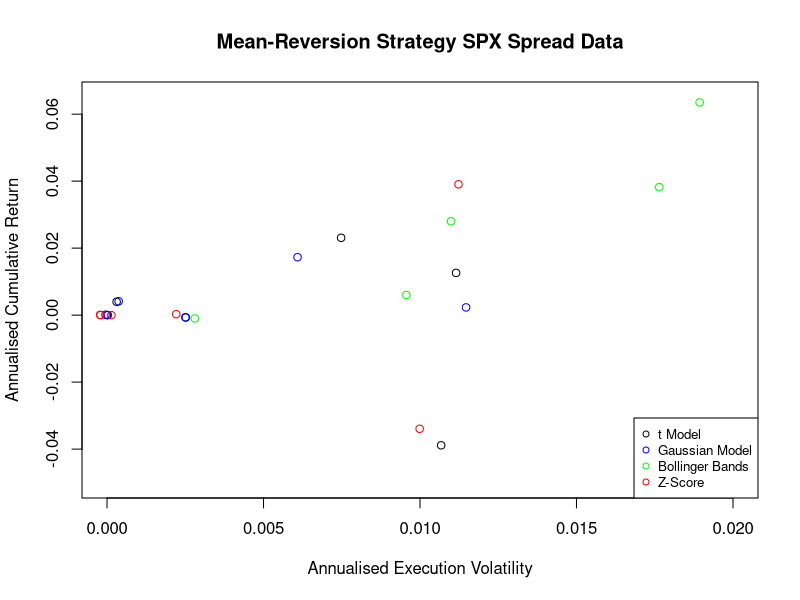
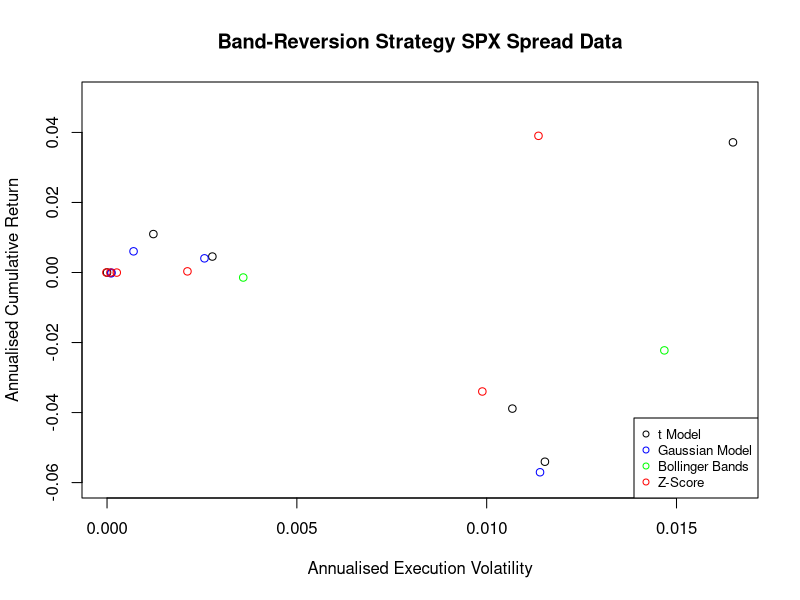
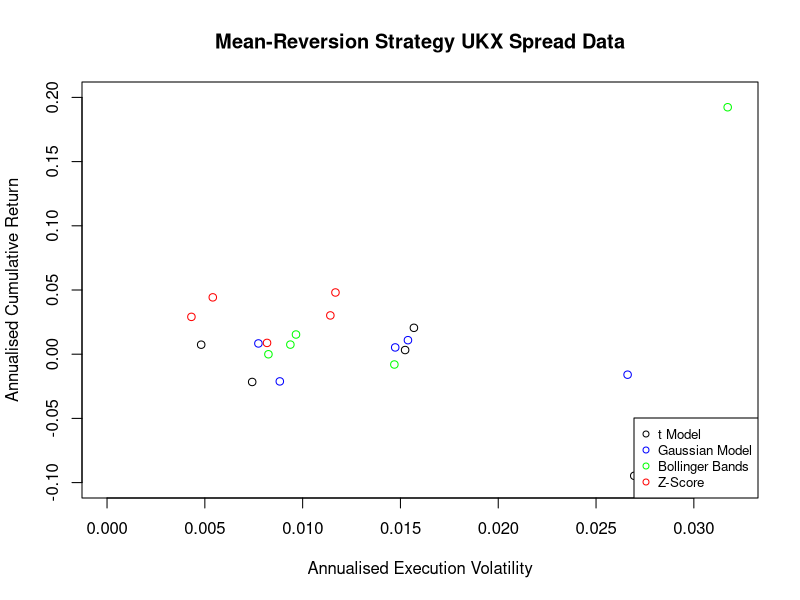
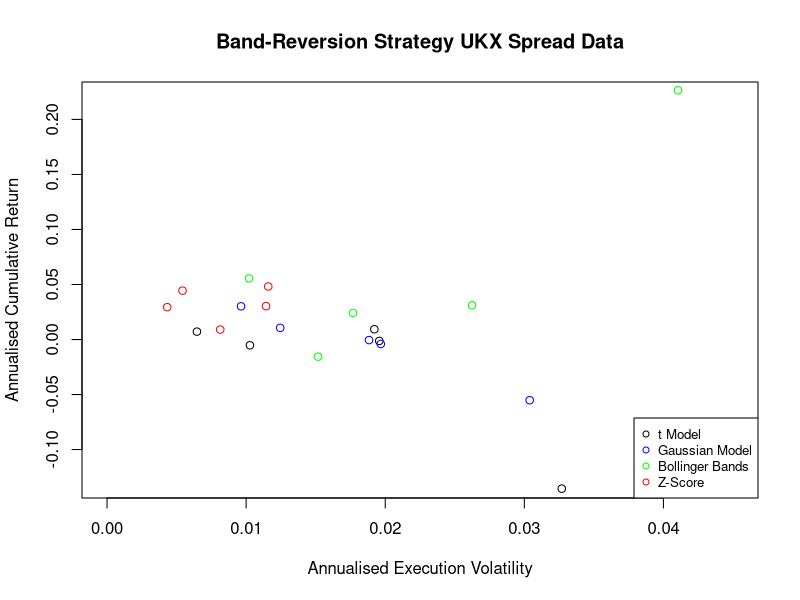
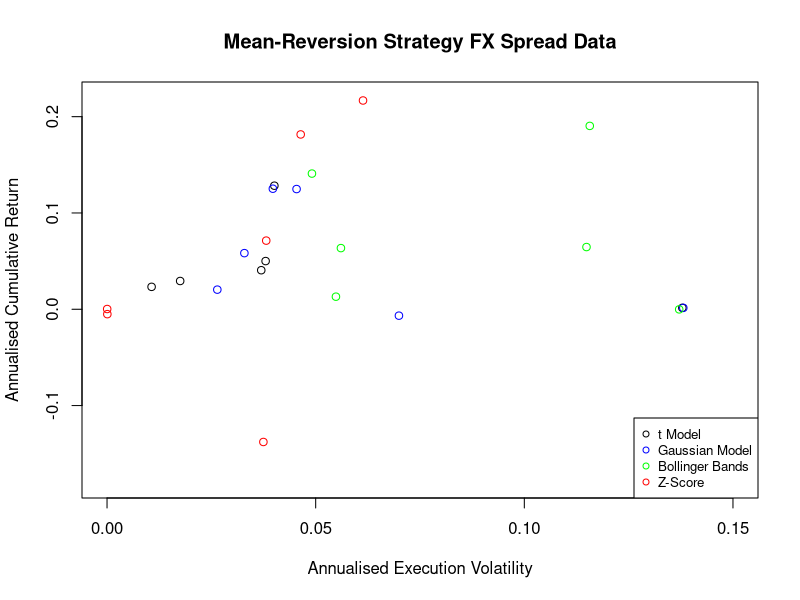
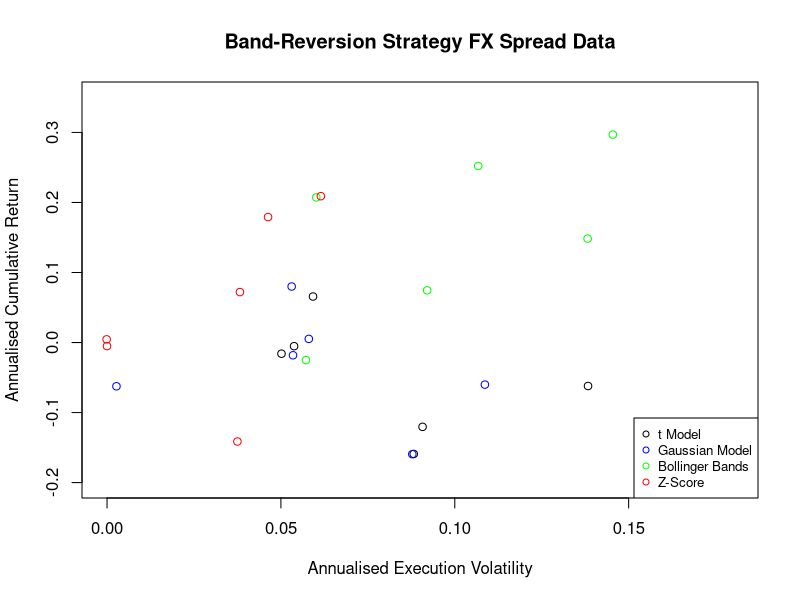

Generate these figures, in order, with R:
### RESULTS

factor_mag=0.2
factor_bb=9/4
factor_two=2

# SPX
# t-model
ret3s1=0.06302787*factor_mag; ret3s2=-0.2701991*factor_mag
trade3s1=4; trade3s2=0
vola3s1=0.05576258*factor_mag; vola3s2=0.05767008*factor_mag

ret9s1=-0.003201718*factor_mag; ret9s2=0.02276537*factor_mag
trade9s1=1; trade9s2=1
vola9s1=0.01252656*factor_mag; vola9s2=0.01387169*factor_mag

ret11s1=0.1154271*factor_mag; ret11s2=0.1858135*factor_mag
trade11s1=5; trade11s2=3
vola11s1=0.03739819*factor_mag; vola11s2=0.08243626*factor_mag

ret17s1=0.0199404*factor_mag; ret17s2=0.0548594*factor_mag
trade17s1=1; trade17s2=1
vola17s1=0.00153398*factor_mag; vola17s2=0.006102428*factor_mag

ret31s1=0; ret31s2=0
trade31s1=0; trade31s2=0
vola31s1=0; vola31s2=0

ret45s1=-0.1943415*factor_mag; ret45s2=-0.1943415*factor_mag
trade45s1=0; trade45s2=0
vola45s1=0.0533842*factor_mag; vola45s2=0.0533842*factor_mag

# Gaussian-model
ret3s1_g=0.01190238*factor_mag; ret3s2_g=-0.28622192*factor_mag
trade3s1_g=5; trade3s2_g=0
vola3s1_g=0.05723273*factor_mag; vola3s2_g=0.05654003*factor_mag

ret9s1_g=-0.003312878*factor_mag; ret9s2_g=0.01948689*factor_mag
trade9s1_g=1; trade9s2_g=1
vola9s1_g=0.01245601*factor_mag; vola9s2_g=0.01325699*factor_mag

ret11s1_g=0.0870965*factor_mag; ret11s2_g=0.1867792*factor_mag
trade11s1_g=5; trade11s2_g=3
vola11s1_g=0.03040009*factor_mag; vola11s2_g=0.08740133*factor_mag

ret17s1_g=0.0209415*factor_mag; ret17s2_g=0.03026586*factor_mag
trade17s1_g=1; trade17s2_g=1
vola17s1_g=0.00163489*factor_mag; vola17s2_g=0.003394132*factor_mag

ret31s1_g=0; ret31s2_g=0
trade31s1_g=0; trade31s2_g=0
vola31s1_g=0; vola31s2_g=0

ret45s1_g=0; ret45s2_g=0
trade45s1_g=0; trade45s2_g=0
vola45s1_g=0; vola45s2_g=0

# Bollinger bands
ret3s1_bb=0.002609152*factor_bb; ret3s2_bb=-0.03420021*factor_bb
trade3s1_bb=2; trade3s2_bb=1
vola3s1_bb=0.004258048*factor_bb; vola3s2_bb=0.006331942*factor_bb

ret9s1_bb=-0.0003851668*factor_bb; ret9s2_bb=-0.0007584346*factor_bb
trade9s1_bb=5; trade9s2_bb=2
vola9s1_bb=0.00120138*factor_bb; vola9s2_bb=0.001589647*factor_bb

ret11s1_bb=0.04740633*factor_bb; ret11s2_bb=0.03492264*factor_bb
trade11s1_bb=4; trade11s2_bb=1
vola11s1_bb=0.006381572*factor_bb; vola11s2_bb=0.009852952*factor_bb

ret17s1_bb=0.02803031*factor_bb; ret17s2_bb=0.03201643*factor_bb
trade17s1_bb=5; trade17s2_bb=0
vola17s1_bb=0.00841921*factor_bb; vola17s2_bb=0.009895863*factor_bb

ret31s1_bb=0.01248983*factor_bb; ret31s2_bb=-0.009611625*factor_bb
trade31s1_bb=7; trade31s2_bb=2
vola31s1_bb=0.004993835*factor_bb; vola31s2_bb=0.006524315*factor_bb

ret45s1_bb=0.01709259*factor_bb; ret45s2_bb=0.001450348*factor_bb
trade45s1_bb=5; trade45s2_bb=3
vola45s1_bb=0.007847477*factor_bb; vola45s2_bb=0.008229475*factor_bb

# Z-Score
ret3z=-0.01697756*factor_two
trade3z=1
vola3z=0.00499066*factor_two

ret9z=0.0001767541*factor_two
trade9z=1
vola9z=0.001057063*factor_two

ret11z=0.01954738*factor_two
trade11z=1
vola11z=0.005745735*factor_two

ret17z=0
trade17z=0
vola17z=0

ret31z=0
trade31z=0
vola31z=0

ret45z=0
trade45z=0
vola45z=0

###
strat1_ret=c(ret3s1,ret9s1,ret11s1,ret17s1,ret31s1,ret45s1)
strat1_ret_g=c(ret3s1_g,ret9s1_g,ret11s1_g,ret17s1_g,ret31s1_g,ret45s1_g)
strat1_ret_bb=c(ret3s1_bb,ret9s1_bb,ret11s1_bb,ret17s1_bb,ret31s1_bb,ret45s1_bb)
z_score_ret=c(ret3z,ret9z,ret11z,ret17z,ret31z,ret45z)

strat1_vola=c(vola3s1,vola9s1,vola11s1,vola17s1,vola31s1,vola45s1)
strat1_vola_g=c(vola3s1_g,vola9s1_g,vola11s1_g,vola17s1_g,vola31s1_g,vola45s1_g)
strat1_vola_bb=c(vola3s1_bb,vola9s1_bb,vola11s1_bb,vola17s1_bb,vola31s1_bb,vola45s1_bb)
z_score_vola=c(vola3z,vola9z,vola11z,vola17z,vola31z,vola45z)

plot(strat1_vola,strat1_ret,xlab="Annualised Execution Volatility",ylab="Annualised Cumulative Return",main="Mean-Reversion Strategy SPX Spread Data",ylim=c(-0.05,0.065),xlim=c(0,0.02))
points(jitter(strat1_vola_g),jitter(strat1_ret_g),col="blue")
points(jitter(strat1_vola_bb),jitter(strat1_ret_bb),col="green")
points(jitter(z_score_vola),jitter(z_score_ret),col="red")
legend("bottomright",c("t Model","Gaussian Model","Bollinger Bands","Z-Score"),pch=1,col=c("black","blue","green","red"),cex=0.8)

###
strat2_ret=c(ret3s2,ret9s2,ret11s2,ret17s2,ret31s2,ret45s2)
strat2_ret_g=c(ret3s2_g,ret9s2_g,ret11s2_g,ret17s2_g,ret31s2_g,ret45s2_g)
strat2_ret_bb=c(ret3s2_bb,ret9s2_bb,ret11s2_bb,ret17s2_bb,ret31s2_bb,ret45s2_bb)
z_score_ret=c(ret3z,ret9z,ret11z,ret17z,ret31z,ret45z)

strat2_vola=c(vola3s2,vola9s2,vola11s2,vola17s2,vola31s2,vola45s2)
strat2_vola_g=c(vola3s2_g,vola9s2_g,vola11s2_g,vola17s2_g,vola31s2_g,vola45s2_g)
strat2_vola_bb=c(vola3s2_bb,vola9s2_bb,vola11s2_bb,vola17s2_bb,vola31s2_bb,vola45s2_bb)
z_score_vola=c(vola3z,vola9z,vola11z,vola17z,vola31z,vola45z)

plot(strat2_vola,strat2_ret,xlab="Annualised Execution Volatility",ylab="Annualised Cumulative Return",main="Band-Reversion Strategy SPX Spread Data",ylim=c(-0.06,0.05))
points(jitter(strat2_vola_g),jitter(strat2_ret_g),col="blue")
points(jitter(strat2_vola_bb),jitter(strat2_ret_bb),col="green")
points(jitter(z_score_vola),jitter(z_score_ret),col="red")
legend("bottomright",c("t Model","Gaussian Model","Bollinger Bands","Z-Score"),pch=1,col=c("black","blue","green","red"),cex=0.8)

###############################

# UKX
# t-model
ret2uks1=0.0161869*factor_mag; ret2uks2=-0.006335875*factor_mag
trade2uks1=17; trade2uks2=10
vola2uks1=0.07619458*factor_mag; vola2uks2=0.09786191*factor_mag

ret8uks1=-0.1081344*factor_mag; ret8uks2=-0.02622708*factor_mag
trade8uks1=16; trade8uks2=9
vola8uks1=0.03710263*factor_mag; vola8uks2=0.05136065*factor_mag

ret12uks1=-0.4735562*factor_mag; ret12uks2=-0.6776507*factor_mag
trade12uks1=22; trade12uks2=12
vola12uks1=0.1347666*factor_mag; vola12uks2=0.163455*factor_mag

ret16uks1=0.102737*factor_mag; ret16uks2=0.04664204*factor_mag
trade16uks1=12; trade16uks2=7
vola16uks1=0.07844268*factor_mag; vola16uks2=0.09609253*factor_mag

ret20uks1=0.03700255*factor_mag; ret20uks2=0.03592568*factor_mag
trade20uks1=4; trade20uks2=2
vola20uks1=0.02406473*factor_mag; vola20uks2=0.03231834*factor_mag

# Gaussian-model
ret2uks1_g=0.02517283*factor_mag; ret2uks2_g=-0.01790553*factor_mag
trade2uks1_g=17; trade2uks2_g=10
vola2uks1_g=0.07313537*factor_mag; vola2uks2_g=0.09910574*factor_mag

ret8uks1_g=-0.1032611*factor_mag; ret8uks2_g=0.1535554*factor_mag
trade8uks1_g=19; trade8uks2_g=16
vola8uks1_g=0.04475459*factor_mag; vola8uks2_g=0.0490194*factor_mag

ret12uks1_g=-0.07803151*factor_mag; ret12uks2_g=-0.2733168*factor_mag
trade12uks1_g=23; trade12uks2_g=16
vola12uks1_g=0.1335519*factor_mag; vola12uks2_g=0.151341*factor_mag

ret16uks1_g=0.05711912*factor_mag; ret16uks2_g=0.001024157*factor_mag
trade16uks1_g=12; trade16uks2_g=7
vola16uks1_g=0.07680783*factor_mag; vola16uks2_g=0.09474794*factor_mag

ret20uks1_g=0.03933864*factor_mag; ret20uks2_g=0.05399453*factor_mag
trade20uks1_g=13; trade20uks2_g=8
vola20uks1_g=0.03812538*factor_mag; vola20uks2_g=0.06173256*factor_mag

# Bollinger bands
ret2uks1_bb=-0.003396317*factor_bb; ret2uks2_bb=0.01054831*factor_bb
trade2uks1_bb=4; trade2uks2_bb=1
vola2uks1_bb=0.006543727*factor_bb; vola2uks2_bb=0.007716208*factor_bb

ret8uks1_bb=0.006222548*factor_bb; ret8uks2_bb=0.02429683*factor_bb
trade8uks1_bb=4; trade8uks2_bb=2
vola8uks1_bb=0.003676662*factor_bb; vola8uks2_bb=0.004384032*factor_bb

ret12uks1_bb=0.08579688*factor_bb; ret12uks2_bb=0.1002127*factor_bb
trade12uks1_bb=8; trade12uks2_bb=3
vola12uks1_bb=0.01409554*factor_bb; vola12uks2_bb=0.01834178*factor_bb

ret16uks1_bb=0.002762629*factor_bb; ret16uks2_bb=0.01460136*factor_bb
trade16uks1_bb=2; trade16uks2_bb=1
vola16uks1_bb=0.004149944*factor_bb; vola16uks2_bb=0.01149574*factor_bb

ret20uks1_bb=0.006788427*factor_bb; ret20uks2_bb=-0.007094596*factor_bb
trade20uks1_bb=4; trade20uks2_bb=1
vola20uks1_bb=0.004297121*factor_bb; vola20uks2_bb=0.006876809*factor_bb

# Z-Score
ret2ukz=0.01463852*factor_two
trade2ukz=1
vola2ukz=0.002150033*factor_two

ret8ukz=0.02217547*factor_two
trade8ukz=2
vola8ukz=0.002711626*factor_two

ret12ukz=0.0240503*factor_two
trade12ukz=1
vola12ukz=0.005817352*factor_two

ret16ukz=0.01517001*factor_two
trade16ukz=3
vola16ukz=0.005700138*factor_two

ret20ukz=0.004429708*factor_two
trade20ukz=1
vola20ukz=0.00408355*factor_two

###
strat1_ret_uk=c(ret2uks1,ret8uks1,ret12uks1,ret16uks1,ret20uks1)
strat1_ret_g_uk=c(ret2uks1_g,ret8uks1_g,ret12uks1_g,ret16uks1_g,ret20uks1_g)
strat1_ret_bb_uk=c(ret2uks1_bb,ret9s1_bb,ret12uks1_bb,ret16uks1_bb,ret20uks1_bb)
z_score_ret_uk=c(ret2ukz,ret8ukz,ret12ukz,ret16ukz,ret20ukz)

strat1_vola_uk=c(vola2uks1,vola8uks1,vola12uks1,vola16uks1,vola20uks1)
strat1_vola_g_uk=c(vola2uks1_g,vola8uks1_g,vola12uks1_g,vola16uks1_g,vola20uks1_g)
strat1_vola_bb_uk=c(vola2uks1_bb,vola8uks1_bb,vola12uks1_bb,vola16uks1_bb,vola20uks1_bb)
z_score_vola_uk=c(vola2ukz,vola8ukz,vola12ukz,vola16ukz,vola20ukz)

plot(strat1_vola_uk,strat1_ret_uk,xlab="Annualised Execution Volatility",ylab="Annualised Cumulative Return",main="Mean-Reversion Strategy UKX Spread Data",xlim=c(0,0.032),ylim=c(-0.1,0.2))
points(jitter(strat1_vola_g_uk),jitter(strat1_ret_g_uk),col="blue")
points(jitter(strat1_vola_bb_uk),jitter(strat1_ret_bb_uk),col="green")
points(jitter(z_score_vola_uk),jitter(z_score_ret_uk),col="red")
legend("bottomright",c("t Model","Gaussian Model","Bollinger Bands","Z-Score"),pch=1,col=c("black","blue","green","red"),cex=0.8)

###
strat2_ret_uk=c(ret2uks2,ret8uks2,ret12uks2,ret16uks2,ret20uks2)
strat2_ret_g_uk=c(ret2uks2_g,ret8uks2_g,ret12uks2_g,ret16uks2_g,ret20uks2_g)
strat2_ret_bb_uk=c(ret2uks2_bb,ret8uks2_bb,ret12uks2_bb,ret16uks2_bb,ret20uks2_bb)
z_score_ret_uk=c(ret2ukz,ret8ukz,ret12ukz,ret16ukz,ret20ukz)

strat2_vola_uk=c(vola2uks2,vola8uks2,vola12uks2,vola16uks2,vola20uks2)
strat2_vola_g_uk=c(vola2uks2_g,vola8uks2_g,vola12uks2_g,vola16uks2_g,vola20uks2_g)
strat2_vola_bb_uk=c(vola2uks2_bb,vola8uks2_bb,vola12uks2_bb,vola16uks2_bb,vola20uks2_bb)
z_score_vola_uk=c(vola2ukz,vola8ukz,vola12ukz,vola16ukz,vola20ukz)

plot(strat2_vola_uk,strat2_ret_uk,xlab="Annualised Execution Volatility",ylab="Annualised Cumulative Return",main="Band-Reversion Strategy UKX Spread Data",ylim=c(-0.13,0.22),xlim=c(0,0.045))
points(jitter(strat2_vola_g_uk),jitter(strat2_ret_g_uk),col="blue")
points(jitter(strat2_vola_bb_uk),jitter(strat2_ret_bb_uk),col="green")
points(jitter(z_score_vola_uk),jitter(z_score_ret_uk),col="red")
legend("bottomright",c("t Model","Gaussian Model","Bollinger Bands","Z-Score"),pch=1,col=c("black","blue","green","red"),cex=0.8)

###
# FX
# t-model
ret99s1=0.02502479*factor_two; ret99s2=0.0328493*factor_two
trade99s1=4; trade99s2=1
vola99s1=0.01900125*factor_two; vola99s2=0.02961574*factor_two

ret00s1=0.0007394985*factor_two; ret00s2=-0.03105211*factor_two
trade00s1=3; trade00s2=1
vola00s1=0.06893368*factor_two; vola00s2=0.06916108*factor_two

ret02s1=0.06415557*factor_two; ret02s2=-0.02609881*factor_mag
trade02s1=3; trade02s2=1
vola02s1=0.02004834*factor_two; vola02s2=0.0268948*factor_two

ret07s1=0.01467677*factor_two; ret07s2=-0.00797954*factor_two
trade07s1=2; trade07s2=0
vola07s1=0.008762801*factor_two; vola07s2=0.02508441*factor_two

ret09s1=0.02027058*factor_two; ret09s2=-0.06020404*factor_two
trade09s1=2; trade09s2=0
vola09s1=0.01847837*factor_two; vola09s2=0.04536814*factor_two

ret12s1=0.01163803*factor_two; ret12s2=-0.07954737*factor_two
trade12s1=2; trade12s2=0
vola12s1=0.013568*factor_two; vola12s2=0.04409881*factor_two

# Gaussian-model
ret99s1_g=0.02917036*factor_two; ret99s2_g=-0.008923422*factor_two
trade99s1_g=2; trade99s2_g=1
vola99s1_g=0.01646956*factor_two; vola99s2_g=0.02674864*factor_two

ret00s1_g=0.0007394985*factor_two; ret00s2_g=-0.03105211*factor_two
trade00s1_g=3; trade00s2_g=1
vola00s1_g=0.06893368*factor_two; vola00s2_g=0.06916108*factor_two

ret02s1_g=0.06244007*factor_two; ret02s2_g=0.03976952*factor_two
trade02s1_g=3; trade02s2_g=1
vola02s1_g=0.02253489*factor_two; vola02s2_g=0.02657524*factor_two

ret07s1_g=0.06260921*factor_two; ret07s2_g=0.002693786*factor_two
trade07s1_g=5; trade07s2_g=2
vola07s1_g=0.01982025*factor_two; vola07s2_g=0.02901575*factor_two

ret09s1_g=-0.003346411*factor_two; ret09s2_g=-0.02982698*factor_two
trade09s1_g=5; trade09s2_g=2
vola09s1_g=0.03496818*factor_two; vola09s2_g=0.05430604*factor_two

ret12s1_g=0.01017152*factor_two; ret12s2_g=-0.07954737*factor_two
trade12s1_g=2; trade12s2_g=0
vola12s1_g=0.01293872*factor_two; vola12s2_g=0.04388605*factor_two

# Bollinger bands
ret99s1_bb=0.06267696*factor_bb; ret99s2_bb=0.02985329*factor_bb
trade99s1_bb=4; trade99s2_bb=2
vola99s1_bb=0.02187219*factor_bb; vola99s2_bb=0.04103769*factor_bb

ret00s1_bb=-4.625104e-05*factor_bb; ret00s2_bb=0.06404183*factor_bb
trade00s1_bb=3; trade00s2_bb=1
vola00s1_bb=0.06091879*factor_bb; vola00s2_bb=0.06140447*factor_bb

ret02s1_bb=0.02829152*factor_bb; ret02s2_bb=-0.00800245*factor_bb
trade02s1_bb=3; trade02s2_bb=1
vola02s1_bb=0.02488473*factor_bb; vola02s2_bb=0.02530754*factor_bb

ret07s1_bb=0.005827422*factor_bb; ret07s2_bb=0.0899957*factor_bb
trade07s1_bb=3; trade07s2_bb=2
vola07s1_bb=0.0244336*factor_bb; vola07s2_bb=0.02650966*factor_bb

ret09s1_bb=0.02880289*factor_bb; ret09s2_bb=0.1285762*factor_bb
trade09s1_bb=4; trade09s2_bb=1
vola09s1_bb=0.05112254*factor_bb; vola09s2_bb=0.06476498*factor_bb

ret12s1_bb=0.08460031*factor_bb; ret12s2_bb=0.1086715*factor_bb
trade12s1_bb=4; trade12s2_bb=3
vola12s1_bb=0.05145464*factor_bb; vola12s2_bb=0.0472939*factor_bb

# Z-Score
ret99z=0.03880204*factor_two
trade99z=1
vola99z=0.019052*factor_two

ret00z=0
trade00z=0
vola00z=0

ret02z=-0.07213727*factor_two
trade02z=0
vola02z=0.01871216*factor_two

ret07z=0.08962868*factor_two
trade07z=2
vola07z=0.02319646*factor_two

ret09z=0.1064505*factor_two
trade09z=2
vola09z=0.03068225*factor_two

ret12z=0
trade12z=0
vola12z=0

###
strat1_ret_fx=c(ret99s1,ret00s1,ret02s1,ret07s1,ret09s1,ret12s1)
strat1_ret_g_fx=c(ret99s1_g,ret00s1_g,ret02s1_g,ret07s1_g,ret09s1_g,ret12s1_g)
strat1_ret_bb_fx=c(ret99s1_bb,ret00s1_bb,ret02s1_bb,ret07s1_bb,ret09s1_bb,ret12s1_bb)
z_score_ret_fx=c(ret99z,ret00z,ret02z,ret07z,ret09z,ret12z)

strat1_vola_fx=c(vola99s1,vola00s1,vola02s1,vola07s1,vola09s1,vola45s1)
strat1_vola_g_fx=c(vola99s1_g,vola00s1_g,vola02s1_g,vola07s1_g,vola09s1_g,vola12s1_g)
strat1_vola_bb_fx=c(vola99s1_bb,vola00s1_bb,vola02s1_bb,vola07s1_bb,vola09s1_bb,vola12s1_bb)
z_score_vola_fx=c(vola99z,vola00z,vola02z,vola07z,vola09z,vola12z)

plot(strat1_vola_fx,strat1_ret_fx,xlab="Annualised Execution Volatility",ylab="Annualised Cumulative Return",main="Mean-Reversion Strategy FX Spread Data",ylim=c(-0.18,0.22),xlim=c(0,0.15))
points(jitter(strat1_vola_g_fx),jitter(strat1_ret_g_fx),col="blue")
points(jitter(strat1_vola_bb_fx),jitter(strat1_ret_bb_fx),col="green")
points(jitter(z_score_vola_fx),jitter(z_score_ret_fx),col="red")
legend("bottomright",c("t Model","Gaussian Model","Bollinger Bands","Z-Score"),pch=1,col=c("black","blue","green","red"),cex=0.8)

###
strat2_ret_fx=c(ret99s2,ret00s2,ret02s2,ret07s2,ret09s2,ret12s2)
strat2_ret_g_fx=c(ret99s2_g,ret00s2_g,ret02s2_g,ret07s2_g,ret09s2_g,ret12s2_g)
strat2_ret_bb_fx=c(ret99s2_bb,ret00s2_bb,ret02s2_bb,ret07s2_bb,ret09s2_bb,ret12s2_bb)
z_score_ret_fx=c(ret99z,ret00z,ret02z,ret07z,ret09z,ret12z)

strat2_vola_fx=c(vola99s2,vola00s2,vola02s2,vola07s2,vola09s2,vola12s2)
strat2_vola_g_fx=c(vola99s2_g,vola9s2_g,vola02s2_g,vola07s2_g,vola09s2_g,vola12s2_g)
strat2_vola_bb_fx=c(vola99s2_bb,vola00s2_bb,vola02s2_bb,vola07s2_bb,vola09s2_bb,vola12s2_bb)
z_score_vola_fx=c(vola99z,vola00z,vola02z,vola07z,vola09z,vola12z)

plot(strat2_vola_fx,strat2_ret_fx,xlab="Annualised Execution Volatility",ylab="Annualised Cumulative Return",main="Band-Reversion Strategy FX Spread Data",ylim=c(-0.2,0.35),xlim=c(0,0.18))
points(jitter(strat2_vola_g_fx),jitter(strat2_ret_g_fx),col="blue")
points(jitter(strat2_vola_bb_fx),jitter(strat2_ret_bb_fx),col="green")
points(jitter(z_score_vola_fx),jitter(z_score_ret_fx),col="red")
legend("bottomright",c("t Model","Gaussian Model","Bollinger Bands","Z-Score"),pch=1,col=c("black","blue","green","red"),cex=0.8)

######################## TABLES ##########################

spx1=matrix(c(strat1_ret,strat1_ret_g,strat1_ret_bb,z_score_ret,strat1_vola,strat1_vola_g,strat1_vola_bb,z_score_vola),ncol=6,nrow=8,byrow=FALSE)
rownames(spx1)=c("Returns (t)","Returns (Gaussian)","Returns (Bollinger)","Returns (Z-Score)","Volatility (t)","Volatility (Gaussian)","Volatility (Bollinger)","Volatility (Z-Score)")
colnames(spx1)=c("1991","1995","1996","1999","2006","2013")

(spx1_table=as.table(spx1))

spx2=matrix(c(strat2_ret,strat2_ret_g,strat2_ret_bb,z_score_ret,strat2_vola,strat2_vola_g,strat2_vola_bb,z_score_vola),ncol=6,nrow=8,byrow=FALSE)
rownames(spx2)=c("Returns (t)","Returns (Gaussian)","Returns (Bollinger)","Returns (Z-Score)","Volatility (t)","Volatility (Gaussian)","Volatility (Bollinger)","Volatility (Z-Score)")
colnames(spx2)=c("1991","1995","1996","1999","2006","2013")

(spx2_table=as.table(spx2))

########################################################

ukx1=matrix(c(strat1_ret_uk,strat1_ret_g_uk,strat1_ret_bb_uk,z_score_ret_uk,strat1_vola_uk,strat1_vola_g_uk,strat1_vola_bb_uk,z_score_vola_uk),ncol=5,nrow=8,byrow=FALSE)
rownames(ukx1)=c("Returns (t)","Returns (Gaussian)","Returns (Bollinger)","Returns (Z-Score)","Volatility (t)","Volatility (Gaussian)","Volatility (Bollinger)","Volatility (Z-Score)")
colnames(ukx1)=c("2003","2006","2008","2011","2013")

(ukx1_table=as.table(ukx1))

ukx2=matrix(c(strat2_ret_uk,strat2_ret_g_uk,strat2_ret_bb_uk,z_score_ret_uk,strat2_vola_uk,strat2_vola_g_uk,strat2_vola_bb_uk,z_score_vola_uk),ncol=5,nrow=8,byrow=FALSE)
rownames(ukx2)=c("Returns (t)","Returns (Gaussian)","Returns (Bollinger)","Returns (Z-Score)","Volatility (t)","Volatility (Gaussian)","Volatility (Bollinger)","Volatility (Z-Score)")
colnames(ukx2)=c("2003","2006","2008","2011","2013")

(ukx2_table=as.table(ukx2))

#########################################################
fx1=matrix(c(strat1_ret_fx,strat1_ret_g_fx,strat1_ret_bb_fx,z_score_ret_fx,strat1_vola_fx,strat1_vola_g_fx,strat1_vola_bb_fx,z_score_vola_fx),ncol=6,nrow=8,byrow=FALSE)
rownames(fx1)=c("Returns (t)","Returns (Gaussian)","Returns (Bollinger)","Returns (Z-Score)","Volatility (t)","Volatility (Gaussian)","Volatility (Bollinger)","Volatility (Z-Score)")
colnames(fx1)=c("1999","2000","2002","2007","2009","2012")

(fx1_table=as.table(fx1))

fx2=matrix(c(strat2_ret_fx,strat2_ret_g_fx,strat2_ret_bb_fx,z_score_ret_fx,strat2_vola_fx,strat2_vola_g_fx,strat2_vola_bb_fx,z_score_vola_fx),ncol=6,nrow=8,byrow=FALSE)
rownames(fx2)=c("Returns (t)","Returns (Gaussian)","Returns (Bollinger)","Returns (Z-Score)","Volatility (t)","Volatility (Gaussian)","Volatility (Bollinger)","Volatility (Z-Score)")
colnames(fx2)=c("1999","2000","2002","2007","2009","2012")

(fx2_table=as.table(fx2))
